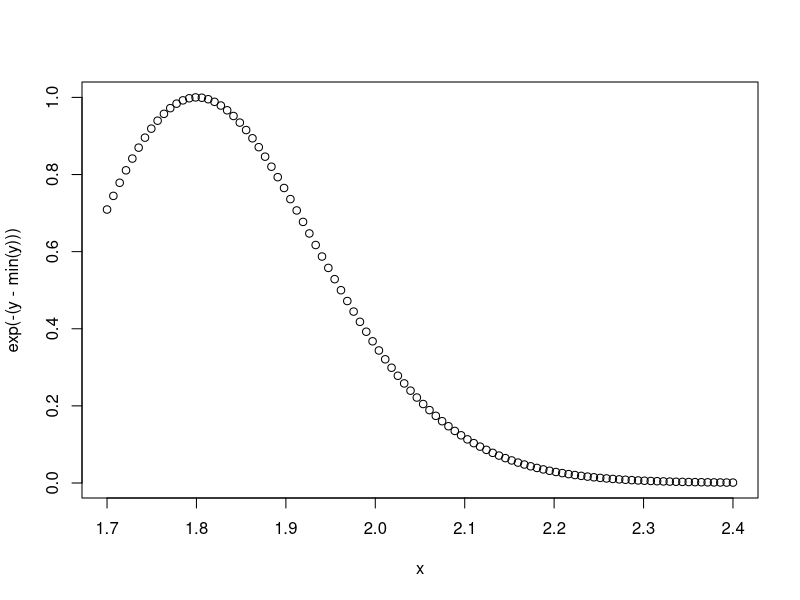

The R source for this figure:
# week3 test 
x<-runif(1,0,10)
if(x>3){
  y<-10
}else{
  y<-0
}
y

x<-runif(1,0,10)
y<-if(x>3){
  10
}else{
  0
}
y

for (i in 1:10){
  print(i)
}


x<-c('a','b','c','d')
for(i in 1:4){
  print(x[i])
}

#seq_along(x) generate a sequence/vector based on the length of 'x'
for (i in seq_along(x)){
  print(x[i])
}

#seq_len(x) generate a sequence/vector based on the value of 'x'
x <- matrix(1:6,2,3)
for (i in seq_len(nrow(x))){
  for (j in seq_len(ncol(x))){
    print(x[i,j])
  }
}

count<-0 
while (count < 10){
  print(count)
  count<-count+1
}


#random walk
z<- 5 
set.seed(1)
while(z>=3 && z<=10){
  coin <-rbinom(1,1,0.5)
  if (coin == 1){
    z<-z+1
  }else{
    z<-z-1
  }
}
print(z)


f <-function(){
  
}
class(f)
f()

f <-function(){
  cat('hello world\n')
}
f()

f<-function(num){
  for (i in seq_len(num)){
    cat('hello world\n')
  }
}
f(4)

f<-function(num){
  for (i in seq_len(num)){
    cat('hello world\n')
  }
  chars<-nchar('hello world\n')*num
  chars
}
f(4)

f<-function(num=1){
  for (i in seq_len(num)){
    cat('hello world\n')
  }
}
f()
formals(f)

make.power <- function(n) {
  pow <- function(x) {
    x^n
    }
  pow
  }
cube<-make.power(3)
cube(3)
cube
ls(environment(cube))
get('n',environment(cube))
get('pow',environment(cube))

data

a<-c(FALSE,2)
b<-c(1,2)
b[!a]


#statistic inference

Negloglik<-function(data,fixed=c(FALSE,FALSE)){
  param<-fixed
  function(p){
    param[!fixed]<-p
    mu<-param[1]
    sigma<-param[2]
    a<- -(1/2)*length(data)*log(2*pi*sigma^2)
    b<- -(1/2)/(sigma^2)*sum((data-mu)^2)
    -(a+b)
  }
}

set.seed(1)
normals<-rnorm(100,1,2)
test1<-Negloglik(normals)
test1
ls(environment(test1))
optim(c(0,1),test1)$par


test2<-Negloglik(normals,c(FALSE,2))
test2
ls(environment(test2))
optimize(test2,c(-1,3))


test3<-Negloglik(normals,c(1,FALSE))
test3
ls(environment(test3))
optimize(test3,c(-0.001,3))

test4<-Negloglik(normals,c(1,FALSE))
x<-seq(1.7,2.4,len =100)
y<-sapply(x,test4)
plot(x,exp(-(y-min(y))))


x<-as.Date('1997-05-05')
x
class(x)

x<-Sys.time()
x
class(x)
p<-as.POSIXlt(x)
unclass(p)


x <- as.Date("2012-01-01")
y <- strptime("9 Jan 2011 11:34:21", "%d %b %Y %H:%M:%S")
x <- as.POSIXlt(x)
x-y

x <- as.POSIXct("2012-10-25 01:00:00")
y <- as.POSIXct("2012-10-25 01:00:00", tz = "GMT")
y-x

